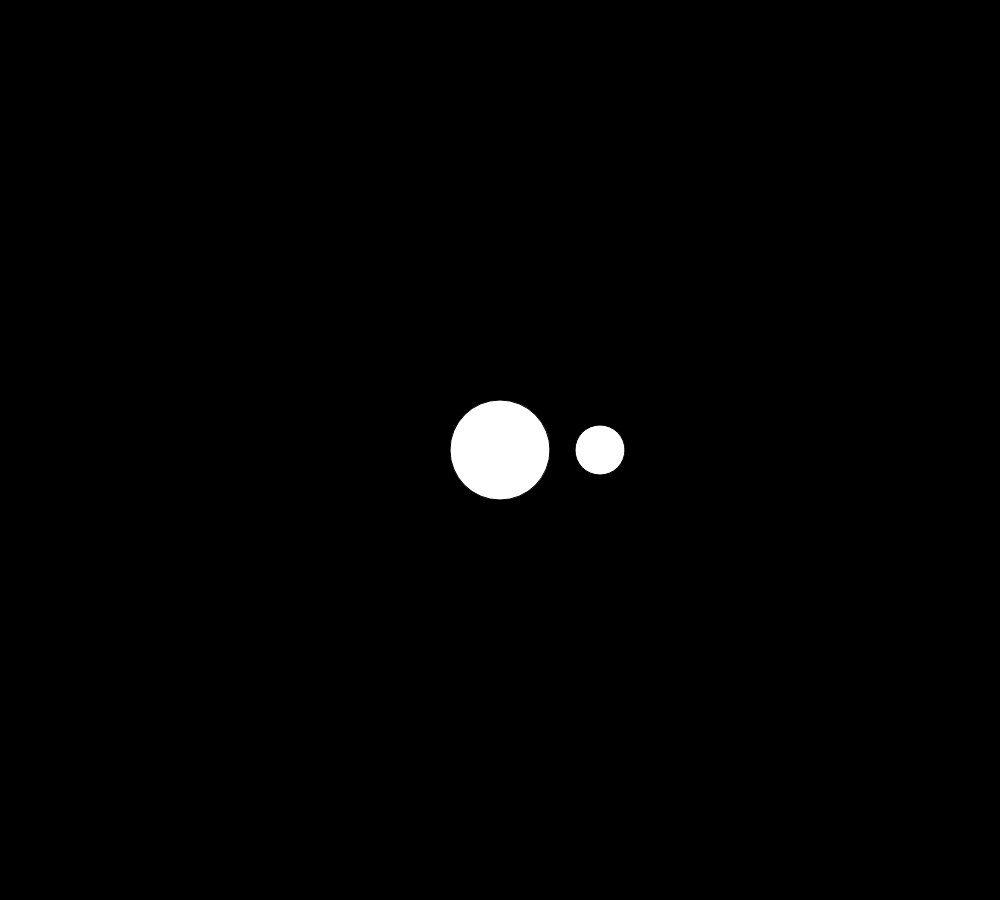
Frame 1 (no input)
Frame 60 (no input): identical to frame 1, image omitted
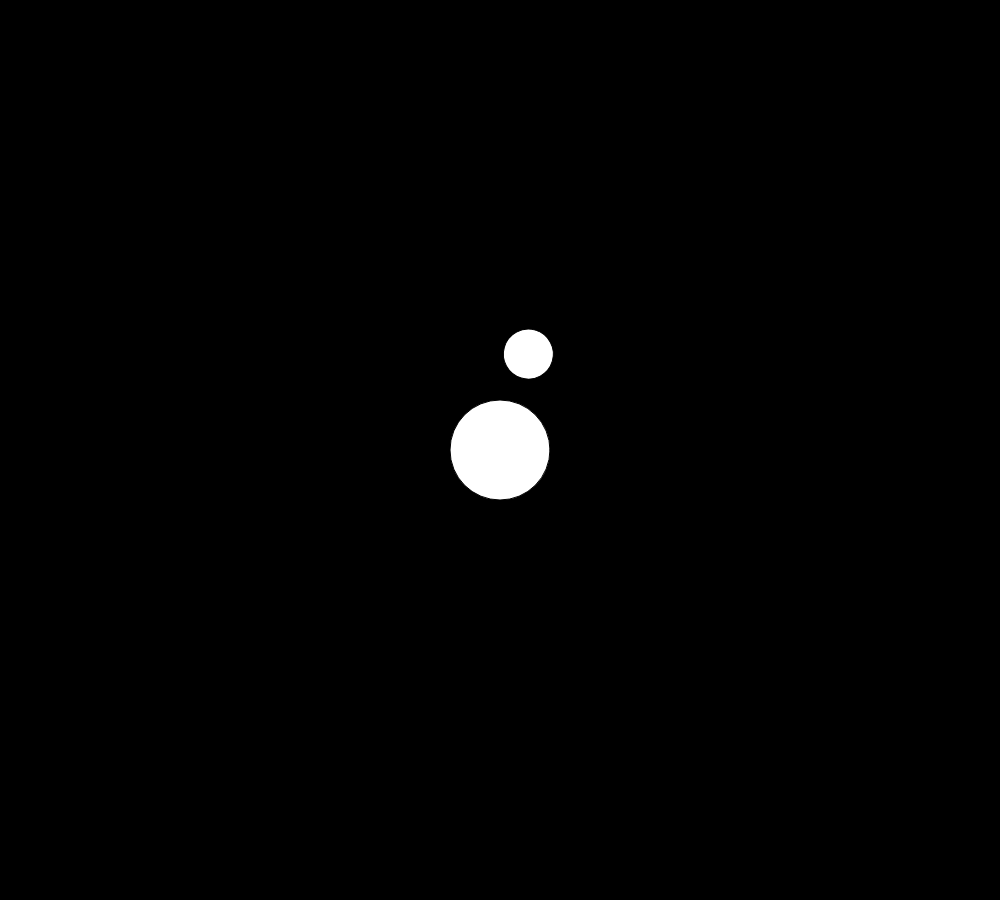
Frame 120 (the mouse pressed at the canvas centre since frame 60)

The p5.js sketch that drew these frames (run headless with seeded random() and noise() and a simulated clock; from frame 60 on, the mouse is pressed at the canvas centre):

// p5.js sketch
// ── sketch.js
function setup() {
  createCanvas(1000, 900);
}

function draw() {
  background(0);


  translate(width/2, height/2);
  
  ellipse(0, 0, 100, 100);
  
  
  rotate(0.01*mouseX);
  ellipse(100, 0, 50, 50);

}
